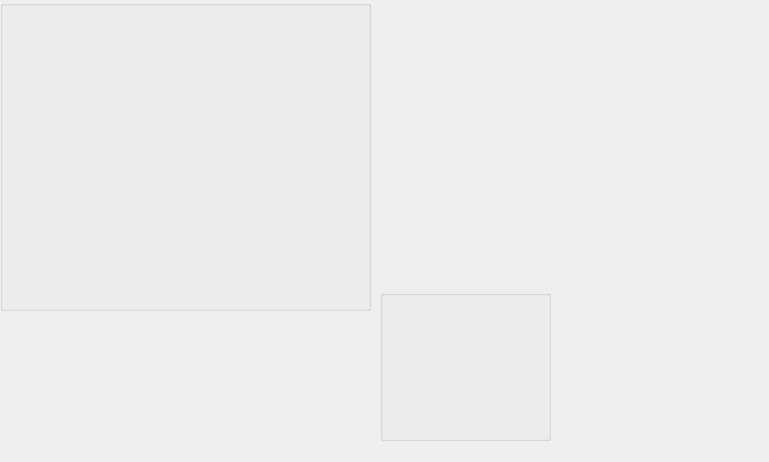
<?xml version="1.0" encoding="UTF-8"?>
<ui version="4.0">
 <class>Graph_page</class>
 <widget class="QDialog" name="Graph_page">
  <property name="geometry">
   <rect>
    <x>0</x>
    <y>0</y>
    <width>769</width>
    <height>462</height>
   </rect>
  </property>
  <property name="windowTitle">
   <string>Dialog</string>
  </property>
  <widget class="QGroupBox" name="groupBox_bargraph">
   <property name="geometry">
    <rect>
     <x>380</x>
     <y>290</y>
     <width>171</width>
     <height>151</height>
    </rect>
   </property>
   <property name="title">
    <string/>
   </property>
  </widget>
  <widget class="QGroupBox" name="groupBox">
   <property name="geometry">
    <rect>
     <x>0</x>
     <y>0</y>
     <width>371</width>
     <height>311</height>
    </rect>
   </property>
   <property name="title">
    <string/>
   </property>
  </widget>
 </widget>
 <resources/>
 <connections/>
</ui>
